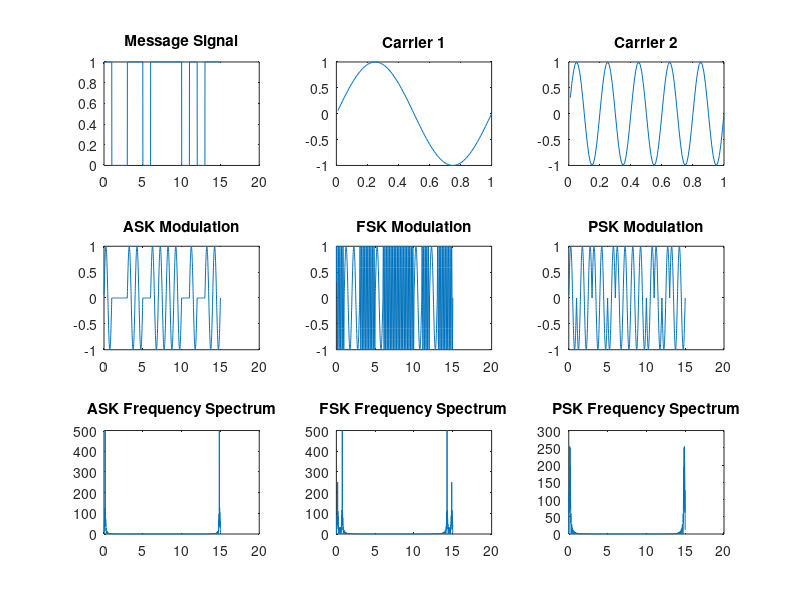

This figure's MATLAB source:
clc;
clearvars;

%n=input('Enter the no. of bit : '); 
n = 15; % length of bit stream
a = randi([0, 1], 1, n); % input bits
f1=1;f2=5; % frequeency
tb=0.01:0.01:1;  %time per bit

%Message Signals
m0 = zeros(1, 100);
m1 = ones(1, 100);

%ASK
sa1=sin(2*pi*f1*tb);
sa0=0*sin(2*pi*f1*tb);

%FSK
sf0=sin(2*pi*f1*tb);
sf1=sin(2*pi*f2*tb);

%PSK
sp0=-sin(2*pi*f1*tb);
sp1=sin(2*pi*f1*tb);

%MODULATION
ask=[]; psk=[]; fsk=[]; m=[];
for i=1:n
    if a(i)==1
        m = [m, m1];
        ask=[ask sa1];
        psk=[psk sp1];
        fsk=[fsk sf1];
    else
        m = [m, m0];
        ask=[ask sa0];
        psk=[psk sp0];
        fsk=[fsk sf0];
    end
end

time = 0.01:0.01:n; %total time

subplot(3, 3, 1);
plot(time, m);
title('Message Signal');

subplot(3, 3, 2);
plot(tb, sf0);
title('Carrier 1');

subplot(3, 3, 3);
plot(tb, sf1);
title('Carrier 2');

subplot(3, 3, 4);
plot(time, ask);
title('ASK Modulation');

subplot(3, 3, 5);
plot(time, fsk);
title('FSK Modulation');

subplot(3, 3, 6);
plot(time, psk);
title('PSK Modulation');

ASK = abs(fft(ask)); 
PSK = abs(fft(psk));
FSK = abs(fft(fsk));

subplot(3, 3, 7);
plot(time, ASK);
title('ASK Frequency Spectrum');

subplot(3, 3, 8);
plot(time, FSK);
title('FSK Frequency Spectrum');

subplot(3, 3, 9);
plot(time, PSK);
title('PSK Frequency Spectrum');